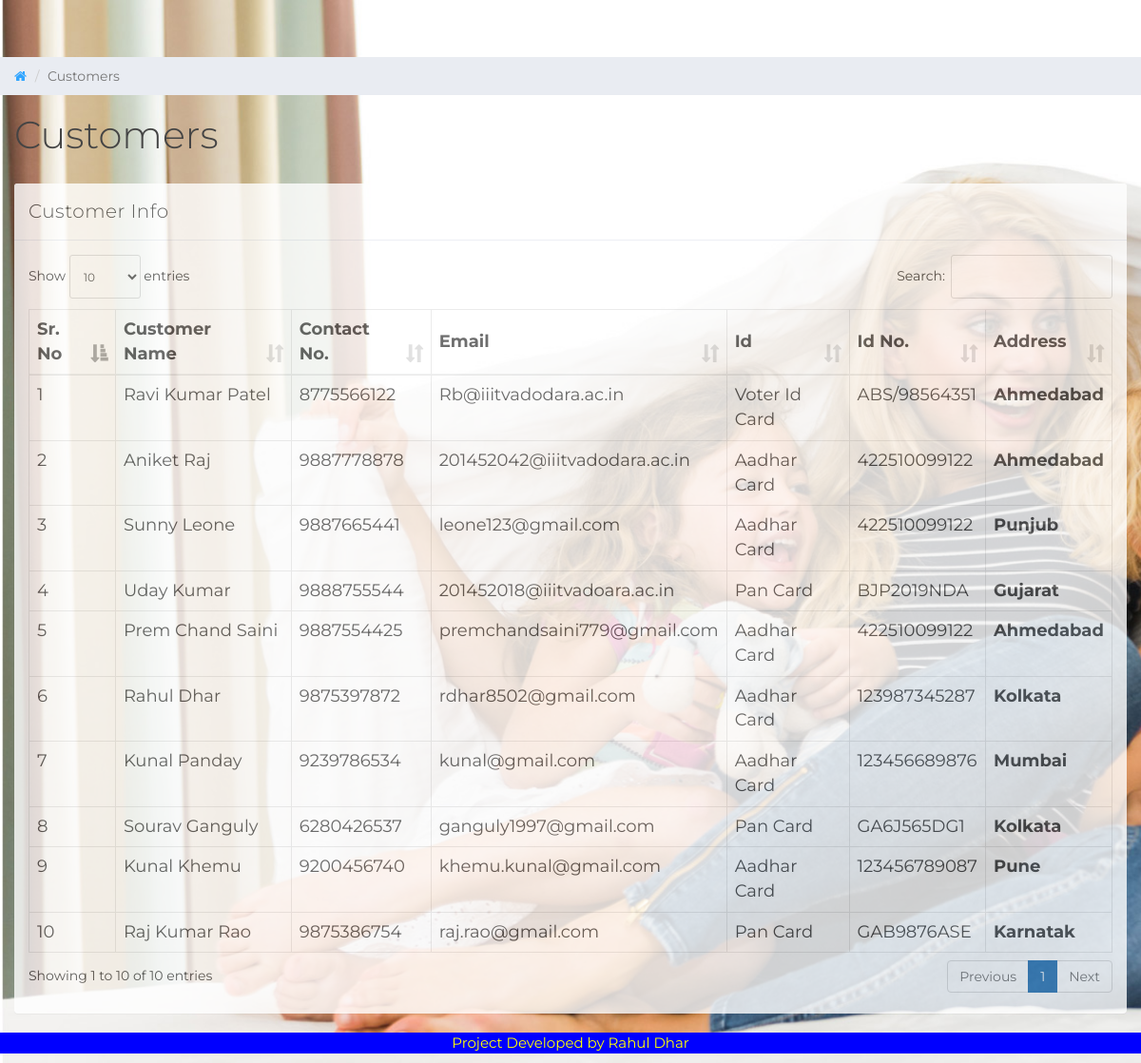
/customer.php, run on the app's committed database.
### tables this page shows
CREATE TABLE `customer` (
  `customer_id` int(10) NOT NULL,
  `customer_name` varchar(100) NOT NULL,
  `contact_no` bigint(20) NOT NULL,
  `email` varchar(100) NOT NULL,
  `id_card_type_id` int(10) NOT NULL,
  `id_card_no` varchar(20) NOT NULL,
  `address` varchar(100) NOT NULL
);

CREATE TABLE `id_card_type` (
  `id_card_type_id` int(10) NOT NULL,
  `id_card_type` varchar(100) NOT NULL
);

### customer.php (the view, shortened to what this page needs)
<?php
include_once "db.php"; ?>
<!DOCTYPE html>
<html>
<head>
    <link href="css/bootstrap.min.css" rel="stylesheet">
    <link href="css/font-awesome.min.css" rel="stylesheet">
    <link href="css/datepicker3.css" rel="stylesheet">
    <link href="css/dataTables.bootstrap.min.css" rel="stylesheet">
    <link href="css/styles.css" rel="stylesheet">
</head>
<body style="background-image: url('image/hotel-family-1.jpg');background-repeat: no-repeat;
	background-size: cover;">
<div class="col-sm-12 col-lg-12 main">
    <div class="row">
        <ol class="breadcrumb">
            <li><a href="#">
                    <em class="fa fa-home"></em>
                </a></li>
            <li class="active">Customers</li>
        </ol>
    </div>
    <div class="row">
        <div class="col-lg-12">
            <h1 class="page-header">Customers</h1>
        </div>
    </div>
    <div class="row">
        <div class="col-lg-12">
            <div class="panel panel-default" style="opacity:0.8">
                <div class="panel-heading">Customer Info</div>
                <div class="panel-body" style="opacity:1.0">
                    <table class="table table-striped table-bordered table-responsive" cellspacing="0" width="100%" id="rooms">
                        <thead>
                        <tr>
                            <th>Sr. No</th>
                            <th>Customer Name</th>
                            <th>Contact No.</th>
                            <th>Email</th>
                            <th>Id</th>
                            <th>Id No.</th>
                            <th>Address</th>
                        </tr>
                        </thead>
                        <tbody>
                        <?php
                        $customer_query = "SELECT * FROM `customer` NATURAL JOIN `id_card_type`";
                        $customer_result = mysqli_query($connection, $customer_query);
                        if (mysqli_num_rows($customer_result) > 0) {
                            $num = 0;
                            while ($customer = mysqli_fetch_assoc($customer_result)) {
                                $num++
                                ?>
                                <tr>
                                    <td><?php echo $num ?></td>
                                    <td><?php echo $customer['customer_name'] ?></td>
                                    <td><?php echo $customer['contact_no'] ?></td>
                                    <td><?php echo $customer['email'] ?></td>
                                    <td><?php echo $customer['id_card_type'] ?></td>
                                    <td><?php echo $customer['id_card_no'] ?></td>
                                    <th><?php echo $customer['address'] ?></th>
                                </tr>
                            <?php }
                        } else {
                            echo "No Customer";
                        }
                        ?>
                        </tbody>
                    </table>
                </div>
            </div>
        </div>
    </div>
</div>
</body>
<footer>
	<div class="row">
		<div class="col-md-12">
			<div class="footer">
				<p>Project Developed by Rahul Dhar</p>
			</div>
		</div>
	</div>
</footer>
</html>

### css/styles.css (style rules this page uses)
body { background: #f1f4f7; padding-top: 60px; font-size: 14px; color: #444444; font-family: "Montserrat", "Helvetica Neue", Helvetica, Arial, sans-serif; }
p { color: #777; }
a, a:hover, a:focus { color: #30a5ff; }
h1, h2, h3, h4, h5, h6 { color: #444444; }
h1 { font-weight: 300; font-size: 40px; }
.panel { border: 0; }
.panel-heading { font-size: 20px; font-weight: 300; letter-spacing: 0.025em; height: 60px; line-height: 38px; }
.panel-default .panel-heading { background: #fff; border-bottom: 1px solid #e9ecf2; color: #444444; }
.breadcrumb { border-radius: 0; padding: 10px 15px 10px 15px; background: #e9ecf2; margin: 0; }
h1.page-header { margin-top: 20px; border-bottom: 0; }
.table { background: #fff; }
.table > thead > tr > th { border-bottom: 1px solid #e6e7e8; vertical-align: middle; height: 50px; }
table, th, td { background: white; opacity: 0.7; color: black; font-size: 18px; }
th, td { opacity: 1; }
.footer { background: blue; text-align: center; }
.footer p { font-size: 15px; color: yellow; }

### data on the page
customer: customer_name "Ravi Kumar Patel", contact_no "8775566122", email "Rb@iiitvadodara.ac.in", id_card_type.id_card_type "Voter Id Card", id_card_no "ABS/98564351", address "Ahmedabad"
customer: customer_name "Aniket Raj", contact_no "9887778878", email "201452042@iiitvadodara.ac.in", id_card_type.id_card_type "Aadhar Card", id_card_no "422510099122", address "Ahmedabad"
customer: customer_name "Sunny Leone", contact_no "9887665441", email "leone123@gmail.com", id_card_type.id_card_type "Aadhar Card", id_card_no "422510099122", address "Punjub"
customer: customer_name "Uday Kumar", contact_no "9888755544", email "201452018@iiitvadoara.ac.in", id_card_type.id_card_type "Pan Card", id_card_no "BJP2019NDA", address "Gujarat"
customer: customer_name "Prem Chand Saini", contact_no "9887554425", email "premchandsaini779@gmail.com", id_card_type.id_card_type "Aadhar Card", id_card_no "422510099122", address "Ahmedabad"
customer: customer_name "Rahul Dhar", contact_no "9875397872", email "rdhar8502@gmail.com", id_card_type.id_card_type "Aadhar Card", id_card_no "123987345287", address "Kolkata"
customer: customer_name "Kunal Panday", contact_no "9239786534", email "kunal@gmail.com", id_card_type.id_card_type "Aadhar Card", id_card_no "123456689876", address "Mumbai"
customer: customer_name "Sourav Ganguly", contact_no "6280426537", email "ganguly1997@gmail.com", id_card_type.id_card_type "Pan Card", id_card_no "GA6J565DG1", address "Kolkata"
customer: customer_name "Kunal Khemu", contact_no "9200456740", email "khemu.kunal@gmail.com", id_card_type.id_card_type "Aadhar Card", id_card_no "123456789087", address "Pune"
customer: customer_name "Raj Kumar Rao", contact_no "9875386754", email "raj.rao@gmail.com", id_card_type.id_card_type "Pan Card", id_card_no "GAB9876ASE", address "Karnatak"
